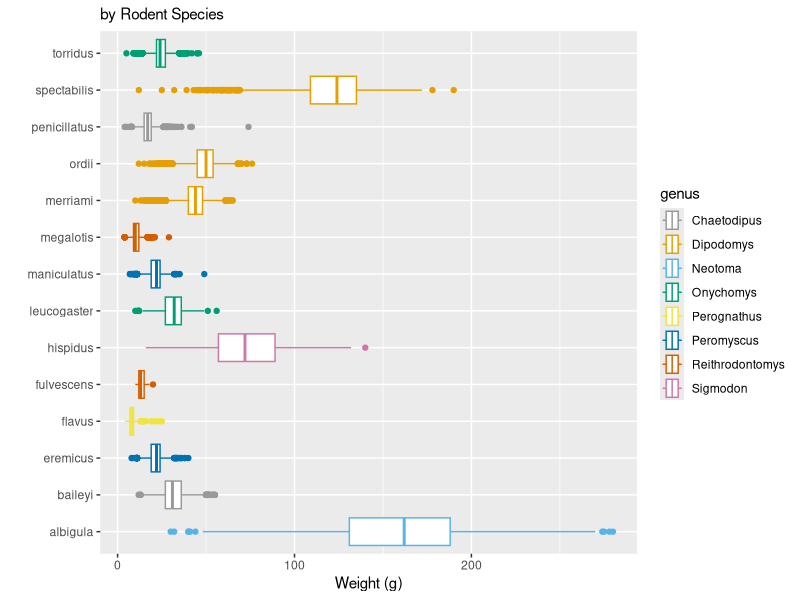
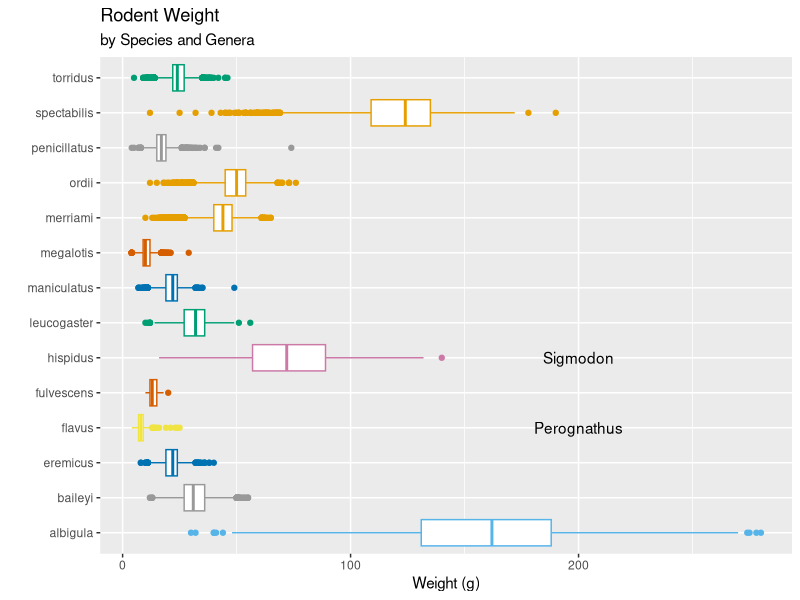

Write the R code that produced these figures, in order.
## ---- chunk 1
#| include: false
#| label: set-up

library(tidyverse)

surveys <- read_csv(
  here::here("labs",
             "student", 
             "data", 
             "surveys.csv")
  )
## ---- chunk 2
#| echo: true
#| label: example-manual-colors

# A vector of a RG color deficient friendly palette with gray:
cdPalette_grey <- c("#999999", "#E69F00", "#56B4E9", "#009E73", "#F0E442", "#0072B2", "#D55E00", "#CC79A7")

# A vector of a RG color deficient friendly palette with black:
cdPalette_blk <- c("#000000", "#E69F00", "#56B4E9", "#009E73", "#F0E442", "#0072B2", "#D55E00", "#CC79A7")
## ---- chunk 3
#| include: false

ggplot(data = surveys, 
       mapping = aes(x = weight, y = species, color = genus)
       ) +
  geom_boxplot() +
  scale_color_manual(values = cdPalette_grey) +
  labs(x = "Weight (g)", 
       y = "", 
       subtitle = "by Rodent Species", 
       legend = "Genus")
## ---- chunk 4
#| echo: true
#| label: example-annotation

ggplot(data = surveys, 
       mapping = aes(x = weight, y = species, color = genus)
       ) +
  geom_boxplot() +
  scale_color_manual(values = cdPalette_grey) + 
  annotate("text", y = 6, x = 200, label = "Sigmodon") +
  annotate("text", y = 4, x = 200, label = "Perognathus") +
  theme(legend.position = "none") +
  labs(x = "Weight (g)",
       y = "",
       subtitle = "by Species and Genera",
       title = "Rodent Weight")
